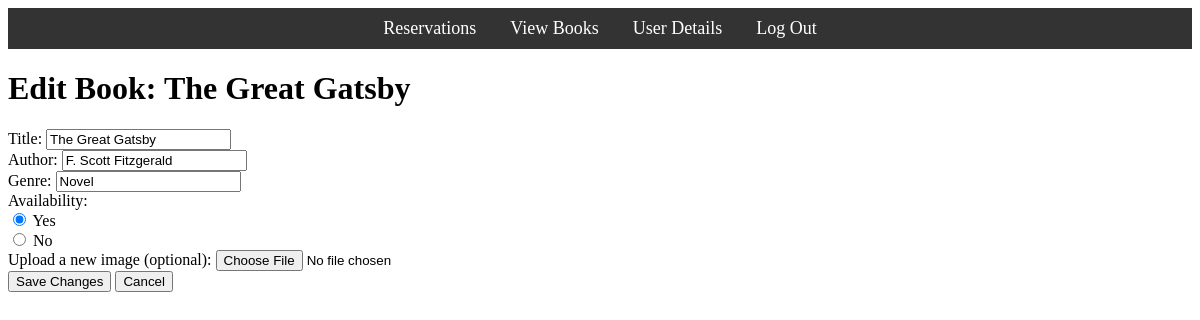
/edit_book/1 (signed in), run on the app's committed database.
### tables this page shows
CREATE TABLE books (
    id INTEGER PRIMARY KEY AUTOINCREMENT,
    title TEXT NOT NULL,
    author TEXT NOT NULL,
    is_available BOOLEAN DEFAULT 1
, genre TEXT, quantity INTEGER DEFAULT 1, image TEXT);

### app.py (the view, shortened to what this page needs)
@app.route('/edit_book/<int:book_id>', methods=['GET', 'POST'])
def edit_book(book_id):
    if 'user_id' not in session or session['role'] != 'librarian':
        return redirect(url_for('login'))
    conn = sqlite3.connect('database.db')
    conn.row_factory = sqlite3.Row
    cursor = conn.cursor()
    cursor.execute("SELECT * FROM books WHERE id = ?", (book_id,))
    book = cursor.fetchone()
    conn.close()
    if not book:
        flash("Book not found.", "error")
        return redirect(url_for('view_books'))
    return render_template('edit_book.html', book=book)

### templates/edit_book.html
{% extends 'base.html' %}
{% block content %}
    <h1>Edit Book: {{ book['title'] }}</h1>
    <form method="POST" enctype="multipart/form-data">
        <label for="title">Title:</label>
        <input type="text" id="title" name="title" value="{{ book['title'] }}" required>
        <br>
        <label for="author">Author:</label>
        <input type="text" id="author" name="author" value="{{ book['author'] }}" required>
        <br>
        <label for="genre">Genre:</label>
        <input type="text" id="genre" name="genre" value="{{ book['genre'] }}" required>
        <br>
        <label>Availability:</label><br>
        <input type="radio" id="available" name="availability" value="1" {% if book['is_available'] == 1 %}checked{% endif %}>
        <label for="available">Yes</label><br>
        <input type="radio" id="unavailable" name="availability" value="0" {% if book['is_available'] == 0 %}checked{% endif %}>
        <label for="unavailable">No</label><br>
        <label for="picture">Upload a new image (optional):</label>
        <input type="file" id="picture" name="picture" accept="image/png, image/jpeg">
        <br>
        <button type="submit">Save Changes</button>
        <a href="{{ url_for('book_details', book_id=book['id']) }}"><button type="button">Cancel</button></a>
    </form>
{% endblock %}

### data on the page
books: title "The Great Gatsby", author "F. Scott Fitzgerald", genre "Novel", is_available "☑ Yes", is_available "☐ No"
